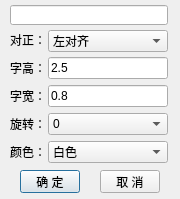
<?xml version="1.0" encoding="UTF-8"?>
<ui version="4.0">
 <class>DialogAttrDefSet</class>
 <widget class="QDialog" name="DialogAttrDefSet">
  <property name="geometry">
   <rect>
    <x>0</x>
    <y>0</y>
    <width>180</width>
    <height>199</height>
   </rect>
  </property>
  <property name="windowTitle">
   <string>属性文字设置</string>
  </property>
  <widget class="QLabel" name="label_2">
   <property name="geometry">
    <rect>
     <x>10</x>
     <y>34</y>
     <width>54</width>
     <height>12</height>
    </rect>
   </property>
   <property name="text">
    <string>对正：</string>
   </property>
  </widget>
  <widget class="QComboBox" name="CbAlignment">
   <property name="geometry">
    <rect>
     <x>48</x>
     <y>30</y>
     <width>120</width>
     <height>22</height>
    </rect>
   </property>
   <item>
    <property name="text">
     <string>左对齐</string>
    </property>
   </item>
   <item>
    <property name="text">
     <string>居中对齐</string>
    </property>
   </item>
   <item>
    <property name="text">
     <string>右对齐</string>
    </property>
   </item>
  </widget>
  <widget class="QLabel" name="label_3">
   <property name="geometry">
    <rect>
     <x>10</x>
     <y>62</y>
     <width>54</width>
     <height>12</height>
    </rect>
   </property>
   <property name="text">
    <string>字高：</string>
   </property>
  </widget>
  <widget class="QLineEdit" name="EdHeight">
   <property name="geometry">
    <rect>
     <x>48</x>
     <y>57</y>
     <width>120</width>
     <height>22</height>
    </rect>
   </property>
   <property name="text">
    <string>2.5</string>
   </property>
  </widget>
  <widget class="QLabel" name="label_4">
   <property name="geometry">
    <rect>
     <x>10</x>
     <y>90</y>
     <width>54</width>
     <height>12</height>
    </rect>
   </property>
   <property name="text">
    <string>字宽：</string>
   </property>
  </widget>
  <widget class="QLineEdit" name="EdWidth">
   <property name="geometry">
    <rect>
     <x>48</x>
     <y>85</y>
     <width>120</width>
     <height>22</height>
    </rect>
   </property>
   <property name="text">
    <string>0.8</string>
   </property>
  </widget>
  <widget class="QLabel" name="label_5">
   <property name="geometry">
    <rect>
     <x>10</x>
     <y>118</y>
     <width>54</width>
     <height>12</height>
    </rect>
   </property>
   <property name="text">
    <string>旋转：</string>
   </property>
  </widget>
  <widget class="QComboBox" name="CbRotation">
   <property name="geometry">
    <rect>
     <x>48</x>
     <y>113</y>
     <width>120</width>
     <height>22</height>
    </rect>
   </property>
   <item>
    <property name="text">
     <string>0</string>
    </property>
   </item>
   <item>
    <property name="text">
     <string>90</string>
    </property>
   </item>
   <item>
    <property name="text">
     <string>180</string>
    </property>
   </item>
   <item>
    <property name="text">
     <string>270</string>
    </property>
   </item>
  </widget>
  <widget class="QPushButton" name="BtnOk">
   <property name="geometry">
    <rect>
     <x>20</x>
     <y>170</y>
     <width>60</width>
     <height>23</height>
    </rect>
   </property>
   <property name="text">
    <string>确 定</string>
   </property>
  </widget>
  <widget class="QPushButton" name="BtnCancel">
   <property name="geometry">
    <rect>
     <x>100</x>
     <y>170</y>
     <width>60</width>
     <height>23</height>
    </rect>
   </property>
   <property name="text">
    <string>取 消</string>
   </property>
  </widget>
  <widget class="QLineEdit" name="EdTag">
   <property name="geometry">
    <rect>
     <x>10</x>
     <y>5</y>
     <width>158</width>
     <height>20</height>
    </rect>
   </property>
  </widget>
  <widget class="QLabel" name="label_6">
   <property name="geometry">
    <rect>
     <x>10</x>
     <y>146</y>
     <width>54</width>
     <height>12</height>
    </rect>
   </property>
   <property name="text">
    <string>颜色：</string>
   </property>
  </widget>
  <widget class="QComboBox" name="CbColour">
   <property name="geometry">
    <rect>
     <x>48</x>
     <y>141</y>
     <width>120</width>
     <height>22</height>
    </rect>
   </property>
   <item>
    <property name="text">
     <string>白色</string>
    </property>
   </item>
   <item>
    <property name="text">
     <string>蓝色</string>
    </property>
   </item>
   <item>
    <property name="text">
     <string>青色</string>
    </property>
   </item>
   <item>
    <property name="text">
     <string>绿色</string>
    </property>
   </item>
   <item>
    <property name="text">
     <string>洋红色</string>
    </property>
   </item>
   <item>
    <property name="text">
     <string>红色</string>
    </property>
   </item>
   <item>
    <property name="text">
     <string>黄色</string>
    </property>
   </item>
  </widget>
 </widget>
 <resources/>
 <connections/>
</ui>
